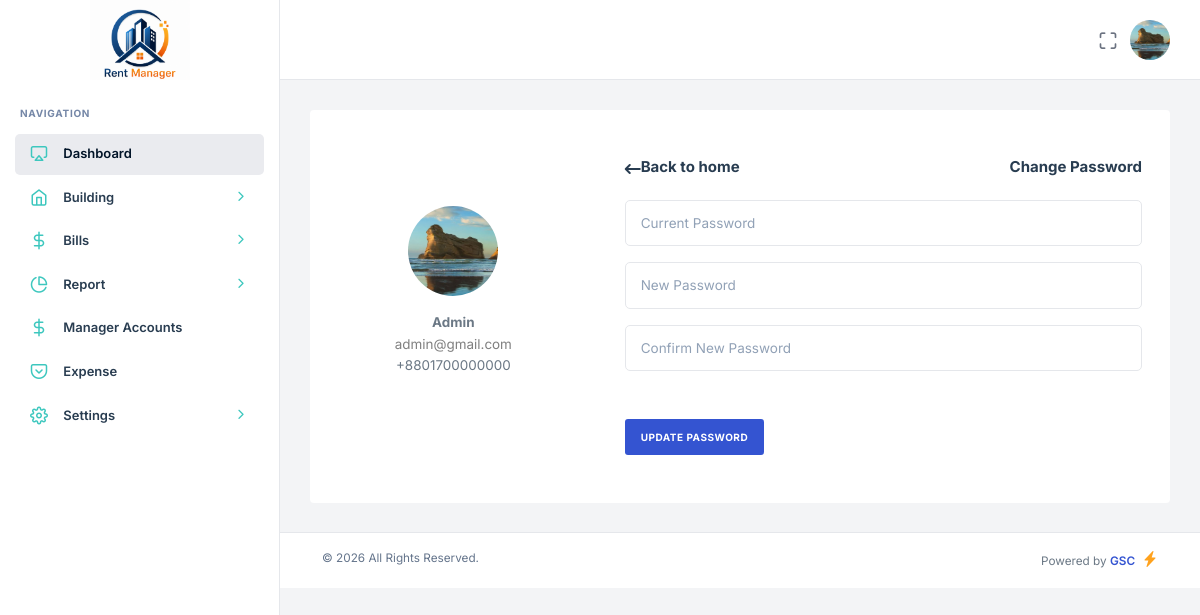
Page /admin.php?page=change_password (signed in) on the committed database.
### tables this page shows
CREATE TABLE `tenants` (
  `id` int(11) NOT NULL,
  `name` varchar(150) NOT NULL,
  `phone` varchar(20) NOT NULL,
  `email` varchar(150) DEFAULT NULL,
  `password` varchar(256) NOT NULL DEFAULT '827ccb0eea8a706c4c34a16891f84e7b',
  `status` enum('Active','Inactive','Booked') NOT NULL DEFAULT 'Active',
  `role` enum('Admin','Tenant','Manager') NOT NULL,
  `booking_month` varchar(100) DEFAULT NULL,
  `start_tanent` date DEFAULT NULL,
  `nid_no` varchar(200) DEFAULT NULL,
  `permanent_address` text DEFAULT NULL,
  `family_member` int(11) DEFAULT NULL,
  `tenant_image` varchar(255) DEFAULT NULL,
  `nid_image` varchar(255) DEFAULT NULL,
  `building_id` int(11) DEFAULT NULL,
  `unit_id` int(11) DEFAULT NULL,
  `created_at` timestamp NOT NULL DEFAULT current_timestamp()
);

### pages/change_password.php (the view, shortened to what this page needs)
<?php
$user_id = $_SESSION['id'];
$sql = mysqli_query($db, "SELECT * FROM `tenants` WHERE id = '$user_id'");
$user_row = mysqli_fetch_assoc($sql);
$name      = $user_row['name'] ?? '';
$email     = $user_row['email'] ?? '';
$phone     = $user_row['phone'] ?? '';
$old_image = $user_row['tenant_image'] ?? '';
?>
<div class="nxl-content">
    <div class="main-content">
        <div class="container rounded bg-white mb-4">
            <div class="row">
                <div class="col-md-4 border-right">
                    <div class="d-flex flex-column align-items-center text-center p-3 py-5">
                        <img class="rounded-circle mt-5"
                             src="<?php echo $old_image ? 'public/uploads/tenants/'.$old_image : 'public/uploads/tenants/no-image.png' ?>"
                             width="90" style="width:90px; height: 90px;">
                        <span class="font-weight-bold fw-bold mt-3"><?= htmlspecialchars($name) ?></span>
                        <span class="text-black-50"><?= htmlspecialchars($email) ?></span>
                        <span><?= htmlspecialchars($phone) ?></span>
                    </div>
                </div>
                <div class="col-md-8">
                    <div class="p-3 py-5">
                        <form action="" method="POST">
                            <div class="d-flex justify-content-between align-items-center mb-3">
                                <a href="admin.php" class="d-flex flex-row align-items-center back">
                                    <i class="fa fa-long-arrow-left mr-1 mb-1"></i>
                                    <h6>Back to home</h6>
                                </a>
                                <h6 class="text-right">Change Password</h6>
                            </div>
                            <div class="row mt-2">
                                <div class="col-md-12">
                                    <input type="password" name="current_password" class="form-control"
                                           placeholder="Current Password" required>
                                </div>
                            </div>
                            <div class="row mt-3">
                                <div class="col-md-12">
                                    <input type="password" name="new_password" class="form-control"
                                           placeholder="New Password" required>
                                </div>
                            </div>
                            <div class="row mt-3">
                                <div class="col-md-12">
                                    <input type="password" name="confirm_password" class="form-control"
                                           placeholder="Confirm New Password" required>
                                </div>
                            </div>
                            <div class="mt-5 text-right">
                                <button class="btn btn-primary profile-button" type="submit" name="btn">
                                    Update Password
                                </button>
                            </div>
                        </form>
                    </div>
                </div>
            </div>
        </div>
    </div>
</div>

### includes/header.php (shortened to what this page needs)
<?php
include "database/db.php";
$user_id = $_SESSION['id'];
$sql = mysqli_query($db,"SELECT * FROM `tenants` WHERE id = '$user_id' ");
$user_row = mysqli_fetch_assoc($sql);
$old_image= $user_row['tenant_image'];
?>
<!DOCTYPE html>
<html lang="zxx">
<head>
    <link rel="stylesheet" type="text/css" href="public/assets/css/bootstrap.min.css" />
    <link rel="stylesheet" type="text/css" href="public/assets/vendors/css/vendors.min.css" />
    <link rel="stylesheet" type="text/css" href="public/assets/vendors/css/daterangepicker.min.css" />
    <link rel="stylesheet" type="text/css" href="public/assets/css/theme.min.css" />
    <link rel="stylesheet" href="public/assets/css/style.css">
</head>
<body>
    <?php include "includes/sidebar.php"; ?>
    <header class="nxl-header">
        <div class="header-wrapper">
            <div class="header-right ms-auto">
                <div class="d-flex align-items-center">
                    <div class="nxl-h-item d-none d-sm-flex">
                        <div class="full-screen-switcher">
                            <a href="javascript:void(0);" class="nxl-head-link me-0"
                                onclick="$('body').fullScreenHelper('toggle');">
                                <i class="feather-maximize maximize"></i>
                            </a>
                        </div>
                    </div>
                    <div class="dropdown nxl-h-item">
                        <a href="javascript:void(0);" data-bs-toggle="dropdown" role="button"
                            data-bs-auto-close="outside">
                            <img src="<?php echo $old_image ? 'public/uploads/tenants/'.$old_image : 'public/uploads/tenants/no-image.png' ?>" alt="<?= $old_image ?>"
                                class="img-fluid user-avtar me-0" style="width:40px; height: 40px;"/>
                        </a>
                    </div>
                </div>
            </div>
        </div>
    </header>

### public/assets/css/style.css (style rules this page uses)
.profile-button { background: #BA68C8; box-shadow: none; border: none; }

### rows in the picture
tenants: tenant_image (picture), name "Admin", email "admin@gmail.com", phone "+8801700000000"
